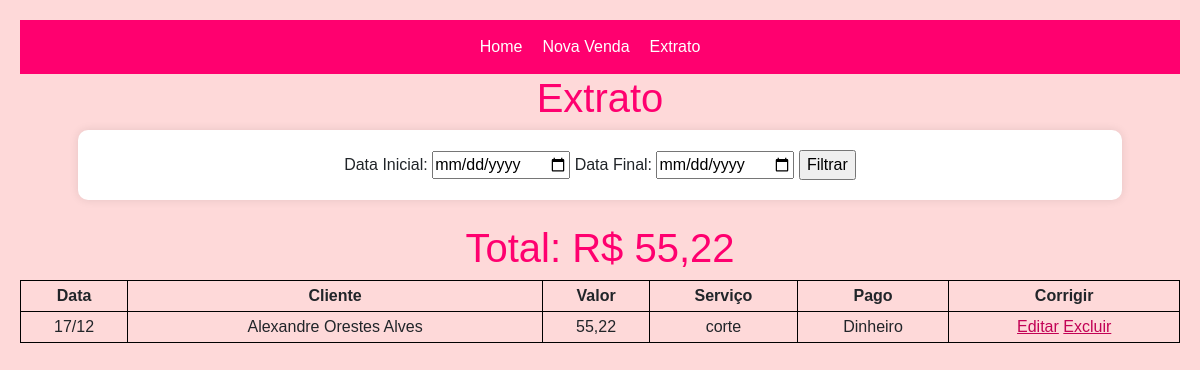
The page /appvendas/vendas/ on the database as committed earlier.
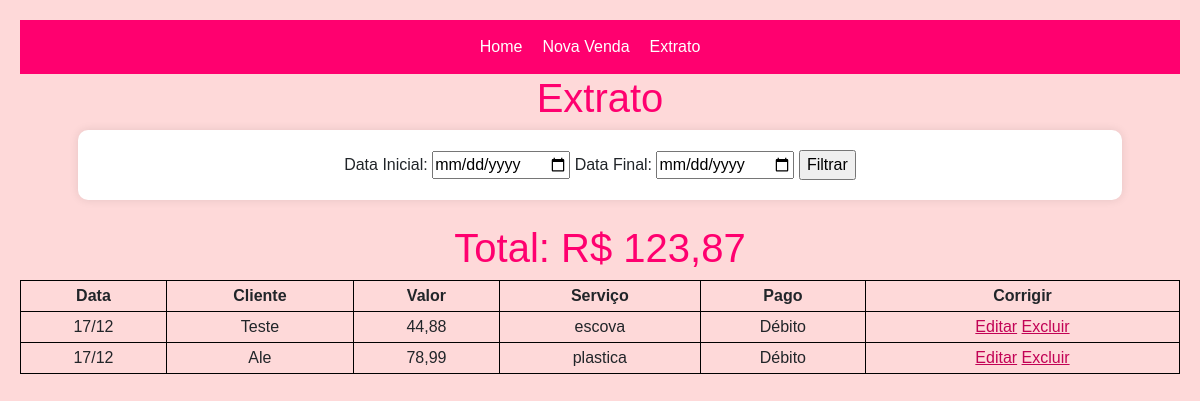
The same page on the database as committed later.
### appvendas/models.py (models this page shows, shortened)
class Venda(models.Model):
    FORMAS_DE_PAGAMENTO = [
        ('pix', 'Pix'),
        ('debito', 'Débito'),
        ('credito_vista', 'Crédito'),
        ('dinheiro', 'Dinheiro'),
        ('troca', 'Troca'),
        ('fiado', 'Fiado'),
    ]
    valor = models.DecimalField(max_digits=10, decimal_places=2)
    forma_pagamento = models.CharField(max_length=20, choices=FORMAS_DE_PAGAMENTO)
    data = models.DateField(auto_now_add=True)
    nome_procedimento =  models.CharField(max_length=100, default=' ')
    nome_cliente = models.CharField(max_length=100, default=' ')

### appvendas/views.py (the view)
# urls.py: path('vendas/', views.listar_vendas, name='listar_vendas'),
def listar_vendas(request):
    data_inicial = request.GET.get('data_inicial')
    data_final = request.GET.get('data_final')
    vendas = Venda.objects.all()
    if data_inicial and data_final:
        vendas = vendas.filter(data__range=[data_inicial, data_final])
    soma_valores = vendas.aggregate(soma_valores=Sum('valor'))['soma_valores']
    return render(request, 'listar_vendas.html', {'vendas': vendas, 'soma_valores': soma_valores})

### appvendas/templates/listar_vendas.html (shortened to what this page needs)
{% include 'header.html' %}
<h1>Extrato</h1>
<form method="GET">
    <label for="data_inicial">Data Inicial:</label>
    <input type="date" id="data_inicial" name="data_inicial">
    <label for="data_final">Data Final:</label>
    <input type="date" id="data_final" name="data_final">
    <input type="submit" value="Filtrar">
</form><br>
<h1>Total: R$ {{ soma_valores|default:"0.00"|floatformat:"2" }}</h1>
<table>
    <thead>
        <tr>
            <th>Data</th>
            <th>Cliente</th>
            <th>Valor</th>
            <th>Serviço</th>
            <th>Pago</th>
            <th>Corrigir</th>
        </tr>
    </thead>
    <tbody>
        {% for venda in vendas %}
        <tr>
            <td>{{ venda.data|date:"d/m" }}</td>
            <td>{{ venda.nome_cliente }}</td>
            <td>{{ venda.valor }}</td>
            <td>{{ venda.nome_procedimento }}</td>
            <td>{{ venda.get_forma_pagamento_display }}</td>
            <td>
                <a href="{% url 'editar_venda' venda.pk %}">Editar</a>
                <a href="{% url 'confirmar_exclusao' venda.pk %}">Excluir</a>
            </td>
        </tr>
        {% endfor %}
    </tbody>
</table>
{% include 'footer.html' %}

Rows that differ between the two databases and show on the page:
removed Venda: data "17/12", nome_cliente "Alexandre Orestes Alves", valor "55,22", nome_procedimento "corte", forma_pagamento "Dinheiro"
added Venda: data "17/12", nome_cliente "Teste", valor "44,88", nome_procedimento "escova", forma_pagamento "Débito"
added Venda: data "17/12", nome_cliente "Ale", valor "78,99", nome_procedimento "plastica", forma_pagamento "Débito"
Other text that changed with them:
{{ soma_valores|default:"0.00"|floatformat:"2" }}: "55,22" → "123,87"
